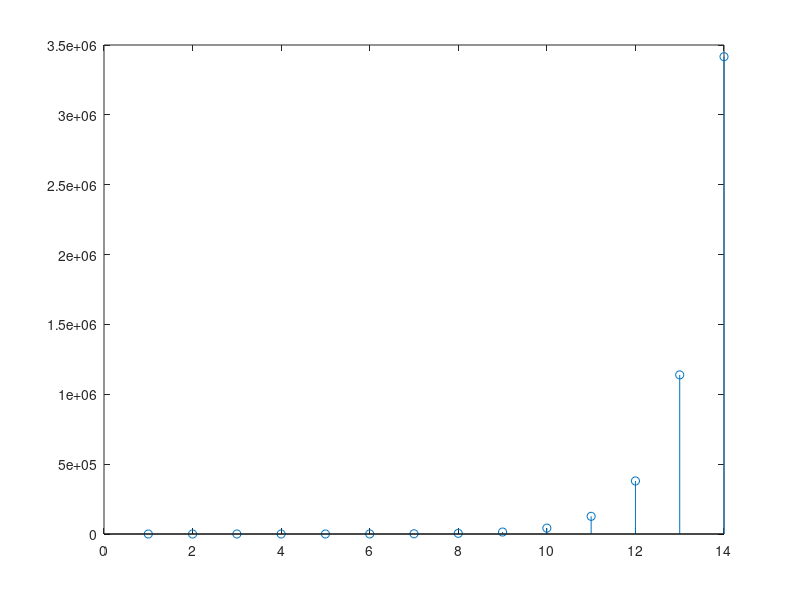

Write the MATLAB code that produced this figure.
function ans = ex6();

a = [1 -4 3];
b = [1 1];
[h, n] = impz(b, a);
stem(n, h);
% stem (h(n)) with a, b %


% ex6_b%
% plot a = 0, b = 0%

zplane(b, a);

% ex6_d%
% stem y(n): x(n) = 2^n * u(n)%;
u = zeros(size(n));
u = [n >= 0];
x = ((2).^n).* u;
y = filter(b, a, x);
stem(y);

% ex6_f%
% x(n) = cos(pi*n / 3) * u(n)%;
x = cos(pi*n/3).* u;
y = filter(b, a, x);
stem(y);

% ex6_g%
% x(n) = cos(pi*n / 3) * u(n)%;
x = cos(pi*n/3);
y = filter(b, a, x);
stem(y);